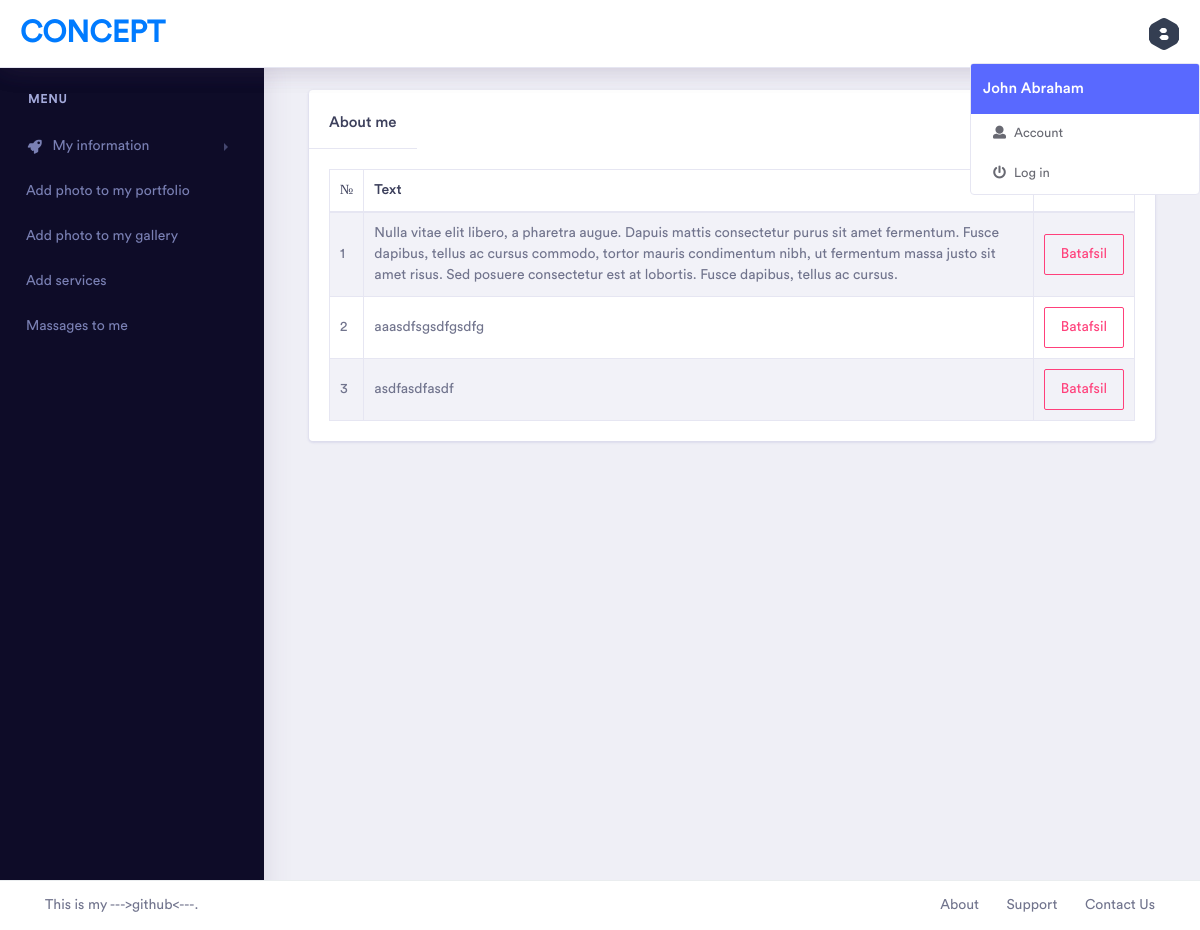
The page /dashboard/about_me_list on the database as committed earlier.
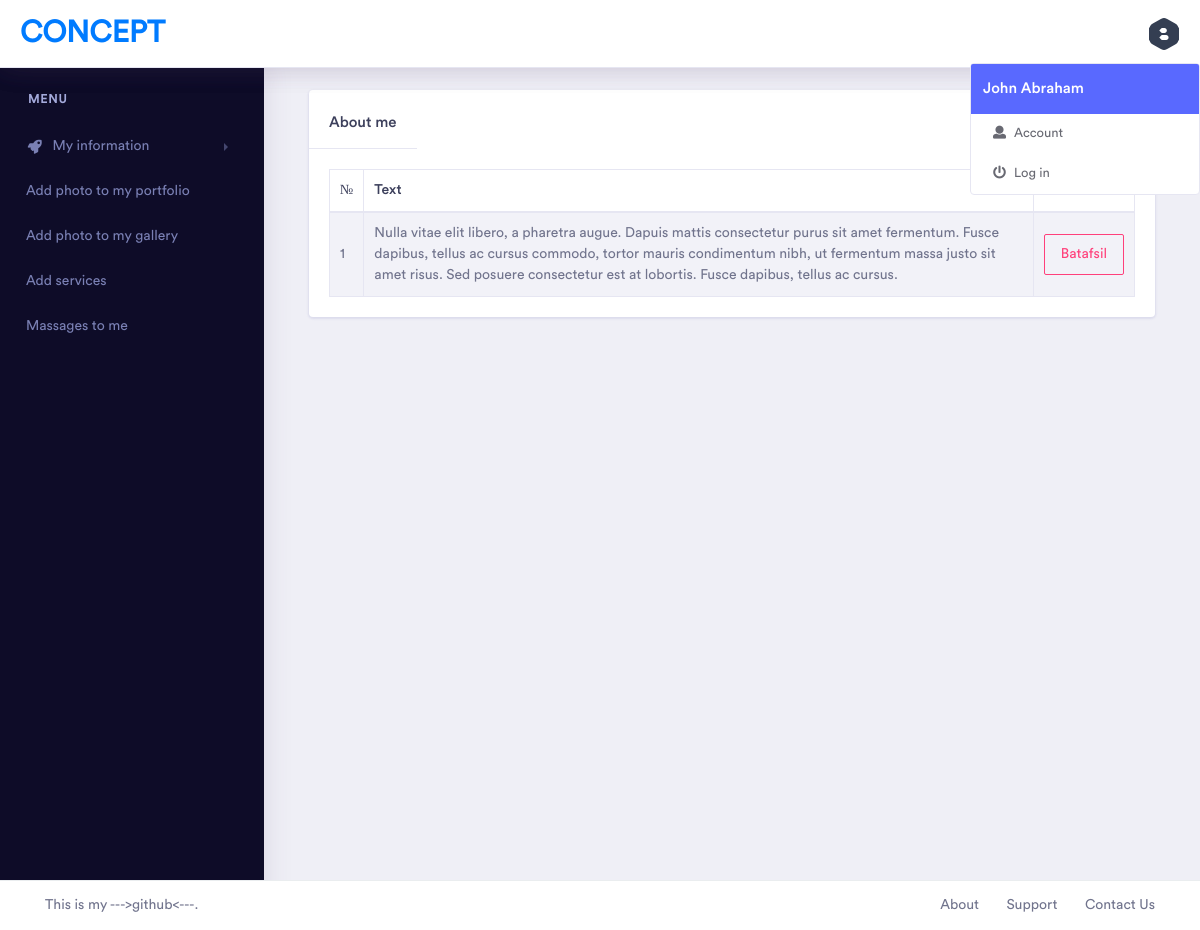
The same page on the database as committed later.
### main/models.py (models this page shows)
class About_me(models.Model):
    text = models.TextField()
    class Meta():
        verbose_name = "About me"
        verbose_name_plural = "About me"

### main/views.py (the view)
# urls.py: path('about_me_list', views.about_me_list, name='about_me_list'),
def about_me_list(request):
    context = models.About_me.objects.all()
    return render(request, 'dashboard/about_me/index.html', {'context':context})

### templates/dashboard/about_me/index.html (shortened to what this page needs)
{% extends 'dashboard/base.html' %}
{%  block content %}
    <div class="dashboard-ecommerce">
        <div class="container-fluid dashboard-content ">
            <div class="col-xl-12 col-lg-12 col-md-12 col-sm-12 col-12">
                <div class="card">
                    <div class="d-flex justify-content-between align-items-center mt-2">
                        <h5 class="card-header">About me</h5>
                        <div class="mr-4"><a href="{% url 'about_me_create' %}" class="btn btn-outline-success">Ma`lumot qo`shish</a></div>
                    </div>
                    <div class="card-body">
                        <div class="table-responsive">
                            <table class="table table-striped table-bordered first">
                                <thead>
                                    <tr>
                                        <th>№</th>
                                        <th>Text</th>
                                        <th>Deteil</th>
                                    </tr>
                                </thead>
                                <tbody>
                                    {% for text in context %}
                                    <tr>
                                        <td>{{forloop.counter}}</td>
                                        <td>{{text.text}}</td>
                                        <td><a href="{% url 'about_me_deteil' text.id %}" class="btn btn-outline-secondary">Batafsil</a></td>
                                    </tr>
                                    {% endfor %}
                                </tbody>
                            </table>
                        </div>
                    </div>
                </div>
            </div>
        </div>
    </div>
{%  endblock %}

Rows that differ between the two databases and show on the page:
removed About_me: text "aaasdfsgsdfgsdfg"
removed About_me: text "asdfasdfasdf"
